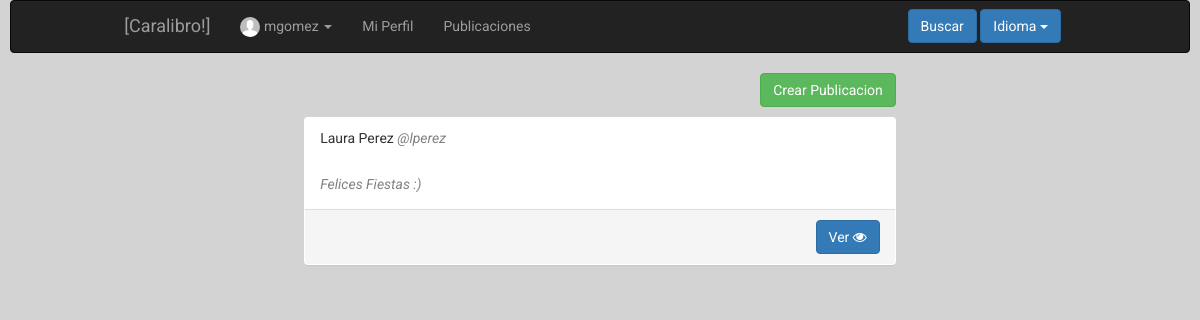
Before: /index.php?controller=publication&action=showall&id=3&type=user (signed in) with the older database file.
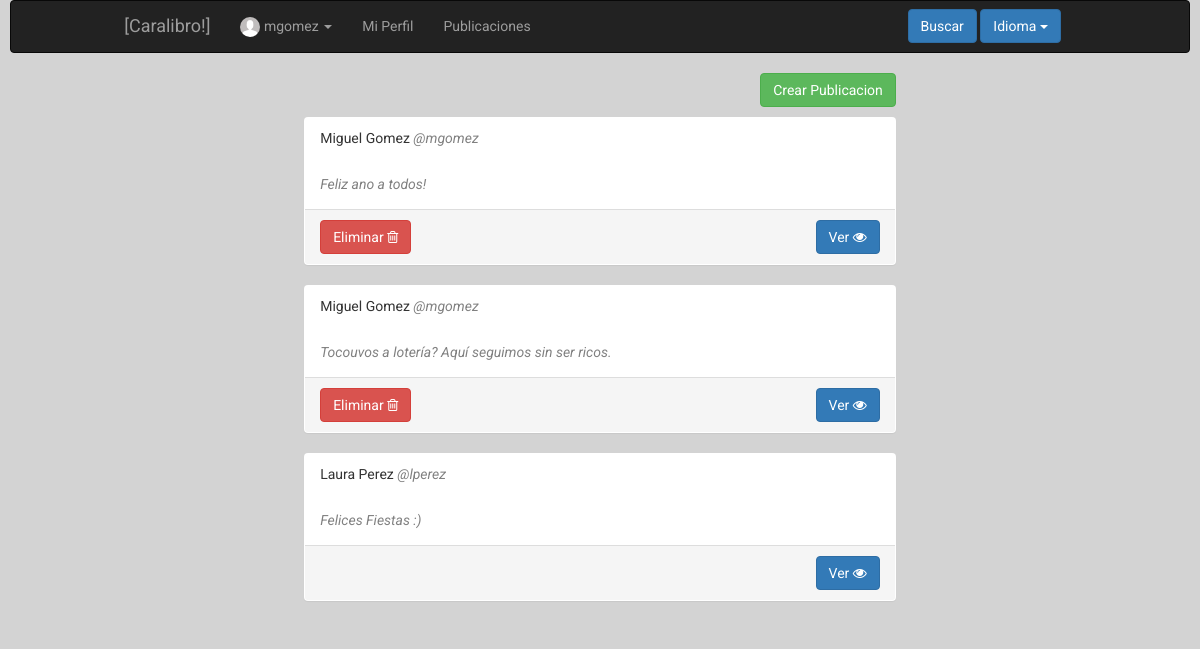
After: the same page with the newer database file.
### tables this page shows
CREATE TABLE IF NOT EXISTS `publication` (
`id` int(11) NOT NULL,
  `destination` int(11) NOT NULL,
  `type` varchar(50) NOT NULL,
  `owner` int(11) NOT NULL,
  `creationdate` date NOT NULL,
  `hour` time NOT NULL,
  `description` text NOT NULL,
  `status` tinyint(1) NOT NULL
);

CREATE TABLE IF NOT EXISTS `user` (
`id` int(11) NOT NULL,
  `name` varchar(50) NOT NULL,
  `surname` varchar(100) NOT NULL,
  `email` varchar(100) NOT NULL,
  `phone` varchar(12) NOT NULL,
  `user` varchar(50) NOT NULL,
  `password` varchar(255) NOT NULL,
  `birthday` date NOT NULL,
  `address` varchar(100) NOT NULL,
  `status` tinyint(1) NOT NULL,
  `photo` varchar(255) DEFAULT NULL,
  `type` tinyint(1) NOT NULL,
  `private` tinyint(1) NOT NULL
);

### core/ViewManager.php (called while the page is built, shortened)
<?php
class ViewManager {
    private $fragmentContents = array();
    private $variables = array();
    private $currentFragment = self::DEFAULT_FRAGMENT;
    private $layout = "default";
    private function saveCurrentFragment() {
        $this->fragmentContents[$this->currentFragment].=ob_get_contents();
    }
    public function moveToFragment($name) {
        $this->currentFragment = $name;
    }
    public function getFragment($fragment, $default="") {
        return $this->fragmentContents[$fragment];
    }
    public function setVariable($varname, $value, $flash=false) {
        $this->variables[$varname] = $value;
    }
    public function getVariable($varname, $default=NULL) {
        if (!isset($this->variables[$varname])) {
            return $default;
        }
        return $this->variables[$varname];
    }
    public function setLayout($layout) {
        $this->layout = $layout;
    }
    public function render($controller, $viewname) {
        include(__DIR__."/../Views/$controller/$viewname.php");
        $this->renderLayout();
    }
    private function renderLayout() {
        include(__DIR__."/../Views/layouts/".$this->layout.".php");
    }
    private static $viewmanager_singleton = NULL;
    public static function getInstance() {
        if (self::$viewmanager_singleton == null) {
            self::$viewmanager_singleton = new ViewManager();
        }
        return self::$viewmanager_singleton;
    }
}

### Controllers/PUBLICATION_Controller.php (called while the page is built, shortened)
<?php
require_once(__DIR__ . "/../core/ViewManager.php");
require_once(__DIR__ . "/../core/I18n.php");
require_once(__DIR__ . "/../Models/Publication.php");
require_once(__DIR__ . "/../Models/PUBLICATION_Model.php");
require_once(__DIR__ . "/../Models/User.php");
require_once(__DIR__ . "/../Models/USER_Model.php");
class PUBLICATION_Controller extends BaseController
{
    private $publicationModel;
    private $userModel;
    public function __construct()
    {
        $this->publicationModel = new PUBLICATION_Model();
        $this->userModel        = new USER_Model();
        $this->view->setLayout("base");
    }
    public function showall()
    {
        $entityid = $_REQUEST["id"];
        $publications = $this->publicationModel->showall($entityid, "user");
        $owners = array();
        foreach ($publications as $publication) {
            $owners[$publication->getOwner()] = $this->userModel->showcurrent($publication->getOwner());
        }
        $this->view->setVariable("owners", $owners);
        $this->view->setVariable("publications", $publications);
        $this->view->render("publication", "PUBLICATION_SHOWALL_Vista");
    }
}

### index.php (called while the page is built, shortened)
<?php
function run() {
    try{
        $controller = loadController($_GET["controller"]);
        $actionName = $_GET["action"];
        $controller->$actionName();
    } catch (Exception $ex) {
        die($ex->getMessage());
    }
}
function loadController($controllerName) {
    return new $controllerClassName();
}
run();
?>

### core/I18n.php (called while the page is built, shortened)
<?php
class I18n {
  private $messages;
  public function setLanguage($language) {
    $this->messages = $i18n_messages;
  }
  public function i18n($key) {
    if (isset($this->messages[$key])){
      return $this->messages[$key];
    }else{
      return $key;
    }
  }
  private static $i18n_singleton = null;
  public static function getInstance() {
    if (self::$i18n_singleton == NULL) {
      self::$i18n_singleton = new I18n();
    }
    return self::$i18n_singleton;
  }
}
function i18n($key) {
  return I18n::getInstance()->i18n($key);
}

### Models/Publication.php (called while the page is built, shortened)
<?php
class Publication
{
    private $id;
    private $owner;
    private $description;
    public function __construct($id = NULL, $destination = NULL, $type = NULL, $owner = NULL, $creationdate = NULL, $hour = NULL, $description = NULL, $status = NULL)
    {
        $this->id           = $id;
        $this->owner        = $owner;
        $this->description  = $description;
    }
    public function getID()
    {
        return $this->id;
    }
    public function getOwner()
    {
        return $this->owner;
    }
    public function getDescription()
    {
        return $this->description;
    }
}
?>

### Models/PUBLICATION_Model.php (called while the page is built, shortened)
<?php
require_once(__DIR__ . "/../core/PDOConnection.php");
class PUBLICATION_Model
{
    private $db;
    public function __construct()
    {
        $this->db = PDOConnection::getInstance();
    }
    public function showall($destinationID, $type)
    {
        $sql = $this->db->prepare("SELECT * FROM publication WHERE destination=? AND type=? ORDER BY id DESC");
        $sql->execute(array(
            $destinationID,
            $type
        ));
        $publications_db = $sql->fetchAll(PDO::FETCH_ASSOC);
        $publications = array();
        foreach ($publications_db as $publication) {
            array_push($publications, new Publication($publication["id"], $publication["destination"], $publication["type"], $publication["owner"], $publication["creationdate"], $publication["hour"], $publication["description"], $publication["status"]));
        }
        return $publications;
    }
}

### core/PDOConnection.php (called while the page is built)
<?php
class PDOConnection {
    private static $dbhost = "127.0.0.1";
    private static $dbname = "ET3Grupo1";
    private static $dbuser = "ET3Grupo1";
    private static $dbpass = "ET3Grupo1";
    private static $db_singleton = null;
    public static function getInstance() {
        if (self::$db_singleton == null) {
            self::$db_singleton = new PDO(
                "mysql:host=".self::$dbhost.";dbname=".self::$dbname.";charset=utf8",
                self::$dbuser,
                self::$dbpass,
                array(
                    PDO::ATTR_EMULATE_PREPARES => false,
                    PDO::ATTR_ERRMODE => PDO::ERRMODE_EXCEPTION
                )
            );
        }
        return self::$db_singleton;
    }
}
?>

### Models/User.php (called while the page is built, shortened)
<?php
class User {
    private $id;
    private $user;
    private $name;
    private $surname;
    public function __construct($id=NULL, $user=NULL, $name=NULL, $surname=NULL, $email=NULL, $phone=NULL,
                                $birthday=NULL, $address=NULL, $status=1, $photo=NULL, $type=0,
                                $private=0, $password=NULL)
    {
     $this->id = $id;
     $this->user = $user;
     $this->name = $name;
     $this->surname = $surname;
    }
    public function getID() {
        return $this->id;
    }
    public function setID($id) {
        $this->id = $id;
    }
    public function getUser() {
        return $this->user;
    }
    public function getName() {
        return $this->name;
    }
    public function setName($name) {
        $this->name = $name;
    }
    public function getSurname() {
        return $this->surname;
    }
}

### Models/USER_Model.php (called while the page is built, shortened)
<?php
require_once(__DIR__."/../core/PDOConnection.php");
class USER_Model {
    private $db;
    public function __construct()
    {
        $this->db = PDOConnection::getInstance();
    }
    public function showcurrent($userID)
    {
        $sql = $this->db->prepare("SELECT * FROM user WHERE id=?");
        $sql->execute(array($userID));
        $user = $sql->fetch(PDO::FETCH_ASSOC);
        if($user != NULL) {
            return new User($user["id"], $user["user"], $user["name"], $user["surname"], $user["email"],
                                        $user["phone"], $user["birthday"], $user["address"], $user["status"],
                                        $user["photo"], $user["type"], $user["private"]);
        } else {
            return NULL;
        }
    }
}

### Views/publication/PUBLICATION_SHOWALL_Vista.php (the view, shortened to what this page needs)
<?php
require_once(__DIR__."/../../core/ViewManager.php");
require_once(__DIR__."/../../Models/USER_Model.php");
$view = ViewManager::getInstance();
$currentuserid = $view->getVariable("currentuserid");
$publications = $view->getVariable("publications");
$owners = $view->getVariable("owners");
?>
<div class="container-fluid">
	<div class="col-md-10 col-md-offset-1">
	<div class="row" style="margin-bottom: 10px">
			<div class="pull-right">
				<form action="index.php?controller=publication&action=add" method="post">
					<button class="btn btn-success"><?= i18n("Create publication") ?></button>
				</form>
			</div>
	</div>
	<div class="row">
		<?php foreach ($publications as $publication): ?>
			<div class="panel">
				<div class="panel-heading">
				<?php $owner = $owners[$publication->getOwner()] ?>
					<font class="name">
						<?= $owner->getName()." ".$owner->getSurname() ?>
					</font>  <a href="index.php?controller=user&action=showcurrent&id=<?= $owner->getID() ?>"><font class="user">@<?=$owner->getUser()  ?></font></a>
				</div>
				<div class="panel-body">
					<font class="user"><?= $publication->getDescription() ?></font>
				</div>
				<div class="panel-footer">
				<div class="row">
					<div class=" pull-left" style="margin-left: 15px">
						<?php if ($publication->getOwner() == $currentuserid): ?>
							<a href="index.php?controller=publication&action=delete&id=<?=$publication->getID() ?>">
							<button class="btn btn-danger">
								<?= i18n("Delete") ?>
								<i class="fa fa-trash-o"></i>
							</button>
							</a>
						<?php endif ?>
					</div>
					<div class=" pull-right" style="margin-right: 15px">
						<a href="index.php?controller=publication&action=showcurrent&id=<?=$publication->getID() ?>">
							<button class="btn btn-primary">
								<?= i18n("View") ?>
								<i class="fa fa-eye"></i>
							</button>
						</a>
					</div>
					</div>
				</div>
			</div>
		<?php endforeach ?>
	</div>
	</div>
</div>

### Views/layouts/base.php (shortened to what this page needs)
<?php
require_once(__DIR__ . "/../../core/ViewManager.php");
require_once(__DIR__ . "/../../Models/USER_Model.php");
$view        = ViewManager::getInstance();
$currentuser = $view->getVariable("currentusername");
$userid = $view->getVariable("currentuserid");
$umapper = new USER_Model();
$photo = $umapper->showcurrent($userid)->getPhoto();
?><!DOCTYPE html>
<html>
    <head>
	<link rel="stylesheet" href="https://maxcdn.bootstrapcdn.com/bootstrap/3.3.7/css/bootstrap.min.css" type="text/css">
	<link rel="stylesheet" href="font-awesome/css/font-awesome.min.css" type="text/css">
	<link rel="stylesheet" href="css/style.css" type="text/css">
    <link href="lib/datatables-plugins/dataTables.bootstrap.css" rel="stylesheet">
    <link href="lib/datatables-responsive/dataTables.responsive.css" rel="stylesheet">
    <link rel="stylesheet" href="//code.jquery.com/ui/1.12.1/themes/base/jquery-ui.css">
    <link rel="stylesheet" href="lib/parsley/parsley.css">
    </head>
    <body>
	<header>
		<nav class="navbar navbar-inverse">
  <div class="container-fluid col-md-10 col-md-offset-1">
    <div class="navbar-header">
      <a class="navbar-brand" href="index.php?controller=user&action=home">[Caralibro!]</a>
    </div>
    <div class="collapse navbar-collapse" id="collapse-1">
      <ul class="nav navbar-nav">
        <ul class="nav navbar-nav navbar-left">
        <li class="dropdown">
          <a href="#" class="dropdown-toggle" data-toggle="dropdown" role="button" aria-haspopup="true" aria-expanded="false">
          <?php if ($photo != NULL): ?>
            <img class="img-circle profileThumbnail" src="<?=$photo ?>" alt="">
          <?php else:  ?>
            <img class="img-circle profileThumbnail" src="media/profileImages/default.png" alt="">
          <?php endif ?>
           <?=$currentuser ?>
          <span class="caret"></span></a>
        </li>
        <li><li><a href="index.php?controller=user&action=showcurrent&id=<?= $userid ?>"><?= i18n("My Profile") ?></a></li></li>
      </ul>
        <li><a href="index.php?controller=publication&action=showall&id=<?= $userid ?>&type=user"><?= i18n("Publications") ?></a></li>
      </ul>
      <ul class="navbar-form navbar-right">
        <div class="form-group">
        <a href="index.php?controller=user&action=searchselect">
          <button type="submit" class="btn btn-primary"><?= i18n("Search") ?>
          </button>
        </a>
        <?php include(__DIR__."/../layouts/language_select_element.php"); ?>
      </div>
      </ul>
      </div>
    </div>
</nav>
	</header>
	<main>
	    <div class="col-xs-12 col-md-8 col-md-offset-2" >
        <div class="container-fluid">
          <?= $view->getFragment(ViewManager::DEFAULT_FRAGMENT) ?>
        </div>
	    </div>
	</main>
    </body>
</html>

### Views/layouts/language_select_element.php (shortened to what this page needs)
<div class="btn-group">
  <button type="button" class="btn btn-primary dropdown-toggle" data-toggle="dropdown">
  <?= i18n("Language") ?> <span class="caret"></span>
</button>
</div>

### css/style.css (style rules this page uses)
body { background-color: #d3d3d3; font-family: 'Roboto', sans-serif; }
nav { margin-left: 10px; margin-right: 10px; }
.profileThumbnail { height: 20px; width: 20px; }
.name { font-style: bold; margin-top: 10px; }
.user { font-style: italic; color: grey; }

Changed rows visible on the page:
added publication: owner.name "Miguel", owner.surname "Gomez", owner.user "mgomez", description "Feliz ano a todos!"
added publication: owner.name "Miguel", owner.surname "Gomez", owner.user "mgomez", description "Tocouvos a lotería? Aquí seguimos sin ser ricos."
